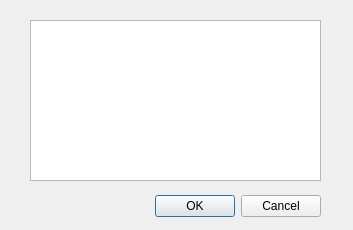
<?xml version="1.0" encoding="UTF-8"?>
<ui version="4.0">
 <class>exibecontato</class>
 <widget class="QDialog" name="exibecontato">
  <property name="geometry">
   <rect>
    <x>0</x>
    <y>0</y>
    <width>353</width>
    <height>230</height>
   </rect>
  </property>
  <property name="windowTitle">
   <string>Dialog</string>
  </property>
  <widget class="QDialogButtonBox" name="buttonBox">
   <property name="geometry">
    <rect>
     <x>80</x>
     <y>190</y>
     <width>241</width>
     <height>32</height>
    </rect>
   </property>
   <property name="orientation">
    <enum>Qt::Horizontal</enum>
   </property>
   <property name="standardButtons">
    <set>QDialogButtonBox::Cancel|QDialogButtonBox::Ok</set>
   </property>
  </widget>
  <widget class="QPlainTextEdit" name="plainTextEdit">
   <property name="geometry">
    <rect>
     <x>30</x>
     <y>20</y>
     <width>291</width>
     <height>161</height>
    </rect>
   </property>
  </widget>
 </widget>
 <resources/>
 <connections>
  <connection>
   <sender>buttonBox</sender>
   <signal>accepted()</signal>
   <receiver>exibecontato</receiver>
   <slot>accept()</slot>
   <hints>
    <hint type="sourcelabel">
     <x>248</x>
     <y>254</y>
    </hint>
    <hint type="destinationlabel">
     <x>157</x>
     <y>274</y>
    </hint>
   </hints>
  </connection>
  <connection>
   <sender>buttonBox</sender>
   <signal>rejected()</signal>
   <receiver>exibecontato</receiver>
   <slot>reject()</slot>
   <hints>
    <hint type="sourcelabel">
     <x>316</x>
     <y>260</y>
    </hint>
    <hint type="destinationlabel">
     <x>286</x>
     <y>274</y>
    </hint>
   </hints>
  </connection>
 </connections>
</ui>
